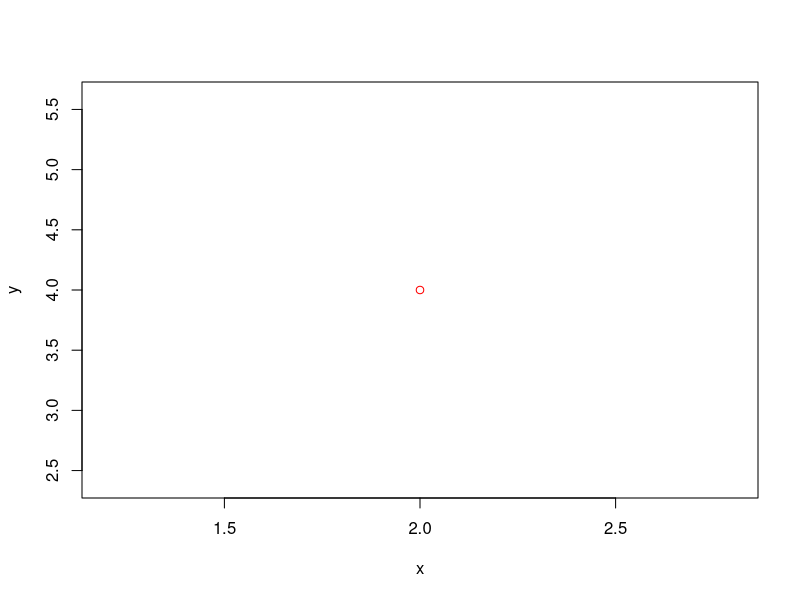
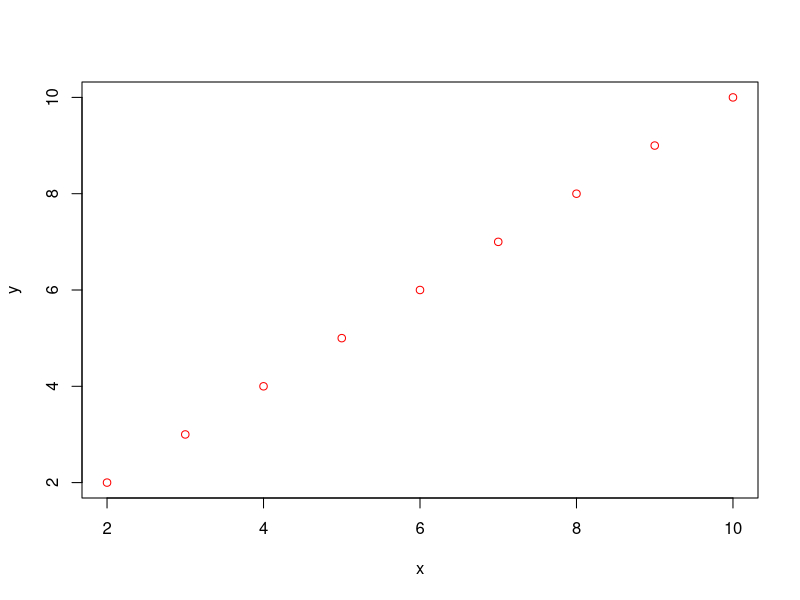

Here is the R script that generated these plots, in order: (Note: this script raises an error after producing the figures.)
# Week 8: idk man

functionName <- function(arg1, arg2, arg3=2, ...) {
  newVar <- sin(arg1) + sin(arg2) # do useful stuff
  newVar / arg3 # Return value
  }
  
functionName(2,3,1) # run function with inputs

getSin <- function(myVal) {
  # return sin values in radians
  sin(myVal)
}
getSin(2)

#Return the sum of squares:
sumOfSquares <- function(x,y) {
  x^2 + y^2
}
#run sumOfSquares () with x=2 and y=4
sumOfSquares(2,4) # returns 20

# function to plot points on the canvas
redPlot <- function(x, y) {
  plot(x, y, col="red")
}
# run the function
redPlot (2,4) # plot a red point
redPlot (c(2:10), c(2:10)) # a series of points

# determine points and color
colorPlot <- function(x, y, c) {
  plot(x, y, col=c)
}
# run the function
colorPlot(x, y, "red") # plot a red point
colorPlot (c(2:10), c(2:10), "blue")




GimmeAtLeastFive <- function(inNum){
  if(inNum >= 5){
    print("That is at least five")
  }
  else{
    print("not enough")
  }
}


# find the quantiles of the following set.
qnums <- c(3, 6, 7, 8, 8, 10, 13, 15, 16, 20)
summary(qnums) # quick preparation of stats


library(tidyverse)
View(AirPassengers)
# general meta data
summary(AirPassengers)
